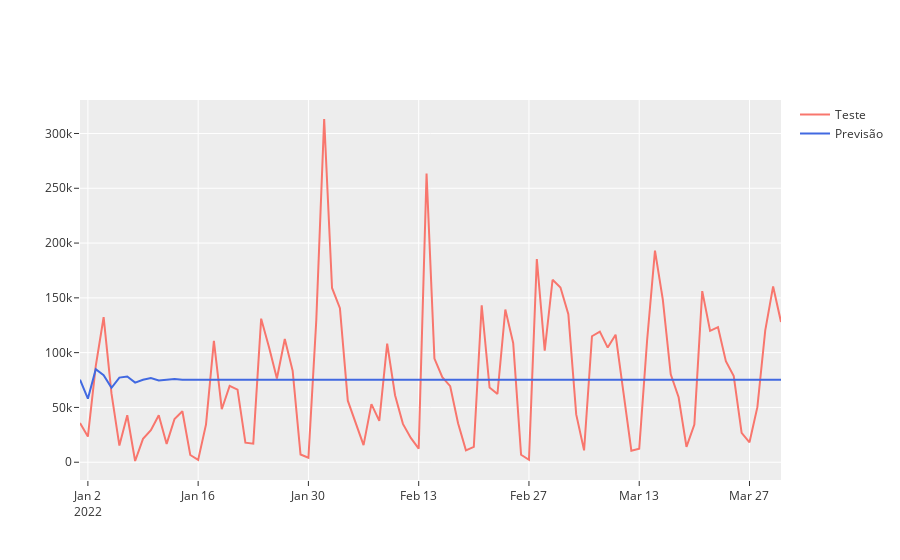

This figure's notebook cell:
### Code cell
fig = go.Figure([
    go.Scatter(x = df_test.index, y=df_test['VALOR'], mode='lines', name='Teste'),
    go.Scatter(x = pred.index, y = pred['VALOR'], mode='lines', line={'color': 'royalblue'}, name='Previsão')
])

fig.show()
